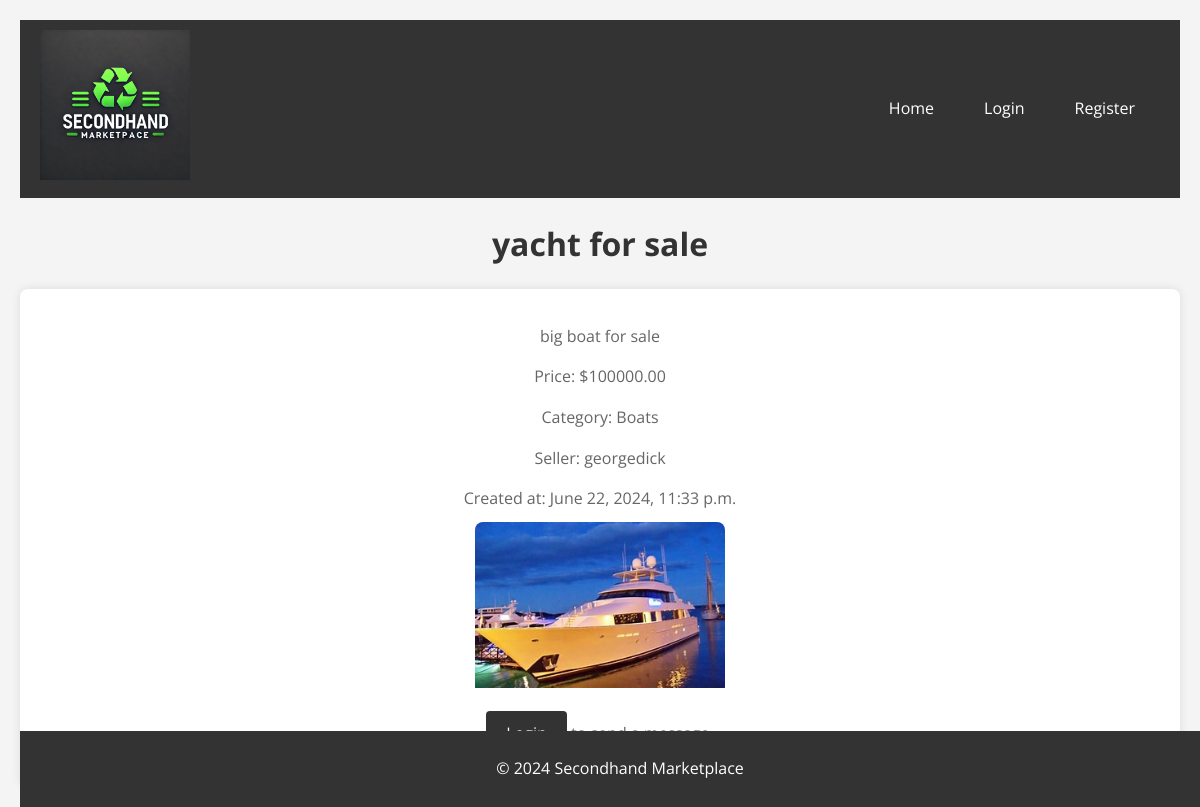
Screenshot of /listings/our-future-yacht/ with the database file from the repository.
### listings/models.py (models this page shows, shortened)
class Listing(models.Model):
    title = models.CharField(max_length=255)
    slug = models.SlugField(unique=True, blank=True)
    description = models.TextField()
    price = models.DecimalField(max_digits=10, decimal_places=2)
    category = models.ForeignKey(Category, on_delete=models.CASCADE)
    seller = models.ForeignKey(CustomUser, on_delete=models.CASCADE)
    image = models.ImageField(upload_to='listing_images/', blank=True, null=True)
    created_at = models.DateTimeField(auto_now_add=True)

class Category(models.Model):
    name = models.CharField(max_length=255)

### users/models.py (models this page shows)
class CustomUser(AbstractUser):
    email = models.EmailField(unique=True)
    profile_picture = models.ImageField(upload_to='profile_pics/', blank=True)
    groups = models.ManyToManyField(
        'auth.Group',
        related_name='customuser_set',  # Change this line
        blank=True,
        help_text=('The groups this user belongs to. A user will get all permissions '
                   'granted to each of their groups.'),
        related_query_name='customuser',
    )
    user_permissions = models.ManyToManyField(
        'auth.Permission',
        related_name='customuser_set',  # Change this line
        blank=True,
        help_text='Specific permissions for this user.',
        related_query_name='customuser',
    )

### listings/views.py (the view)
# urls.py: path('<slug:slug>/', listing_detail, name='listing_detail'),
def listing_detail(request, slug):
    listing = get_object_or_404(Listing, slug=slug)
    return render(request, 'listings/listing_detail.html', {'listing': listing})

### templates/listings/listing_detail.html
{% extends 'base.html' %}
{% load static %}
{% block extra_css %}
    <link rel="stylesheet" href="{% static 'css/listings.css' %}">
{% endblock %}
{% block content %}
<h2 class="page-title">{{ listing.title }}</h2>
<div class="listing-card">
    <p>{{ listing.description }}</p>
    <p>Price: ${{ listing.price }}</p>
    <p>Category: {{ listing.category.name }}</p>
    <p>Seller: {{ listing.seller.username }}</p>
    <p>Created at: {{ listing.created_at }}</p>
    {% if listing.image %}
        <img src="{{ listing.image.url }}" alt="{{ listing.title }}" class="listing-image">
    {% else %}
        <p>No image available.</p>
    {% endif %}
    {% if user.is_authenticated %}
        <a href="{% url 'send_message' listing.id listing.seller.id %}" class="btn-primary">Send Message</a>
    {% else %}
        <p><a href="{% url 'login' %}?next={% url 'listing_detail' listing.pk %}" class="btn-primary">Login</a> to send a message.</p>
    {% endif %}
</div>
{% endblock %}

### static/css/base.css (style rules this page uses)
* { margin: 0; padding: 0; box-sizing: border-box; }
body { font-family: 'Open Sans', Arial, sans-serif; background-color: #f4f4f4; color: #333; line-height: 1.6; padding: 20px; }
.btn-primary { background-color: #333; color: #fff; padding: 10px 20px; border-radius: 4px; text-decoration: none; font-size: 1rem; display: inline-block; transition: background-color 0.2s; border: none; cursor: pointer; }
p { margin-bottom: 15px; margin-top: 15px; }

### static/css/listings.css (style rules this page uses)
* { margin: 0; padding: 0; box-sizing: border-box; }
body { font-family: 'Open Sans', Arial, sans-serif; background-color: #f4f4f4; color: #333; line-height: 1.6; padding: 20px; min-height: 100vh; display: flex; flex-direction: column; }
.btn-primary { background-color: #333; color: #fff; padding: 10px 20px; border-radius: 4px; text-decoration: none; font-size: 1rem; display: inline-block; transition: background-color 0.2s; border: none; cursor: pointer; }
p { margin-bottom: 15px; margin-top: 15px; }
.page-title { font-size: 2rem; margin-bottom: 20px; color: #333; text-align: center; }
.listing-card { background-color: #fff; padding: 20px; border-radius: 8px; box-shadow: 0 0 10px rgba(0, 0, 0, 0.1); text-align: center; transition: transform 0.2s, box-shadow 0.2s; }
.listing-image { width: 100%; max-width: 250px; height: auto; max-height: 200px; border-radius: 8px 8px 0 0; object-fit: cover; }
.listing-card p { margin-bottom: 10px; font-size: 1rem; color: #666; height: fit-content; }
p { margin-bottom: 15px; }

### rows the page displays
Listing: title "yacht for sale", description "big boat for sale", price "100000.00", category.name "Boats", seller.username "georgedick", created_at "June 22, 2024, 11:33 p.m.", image (picture)
